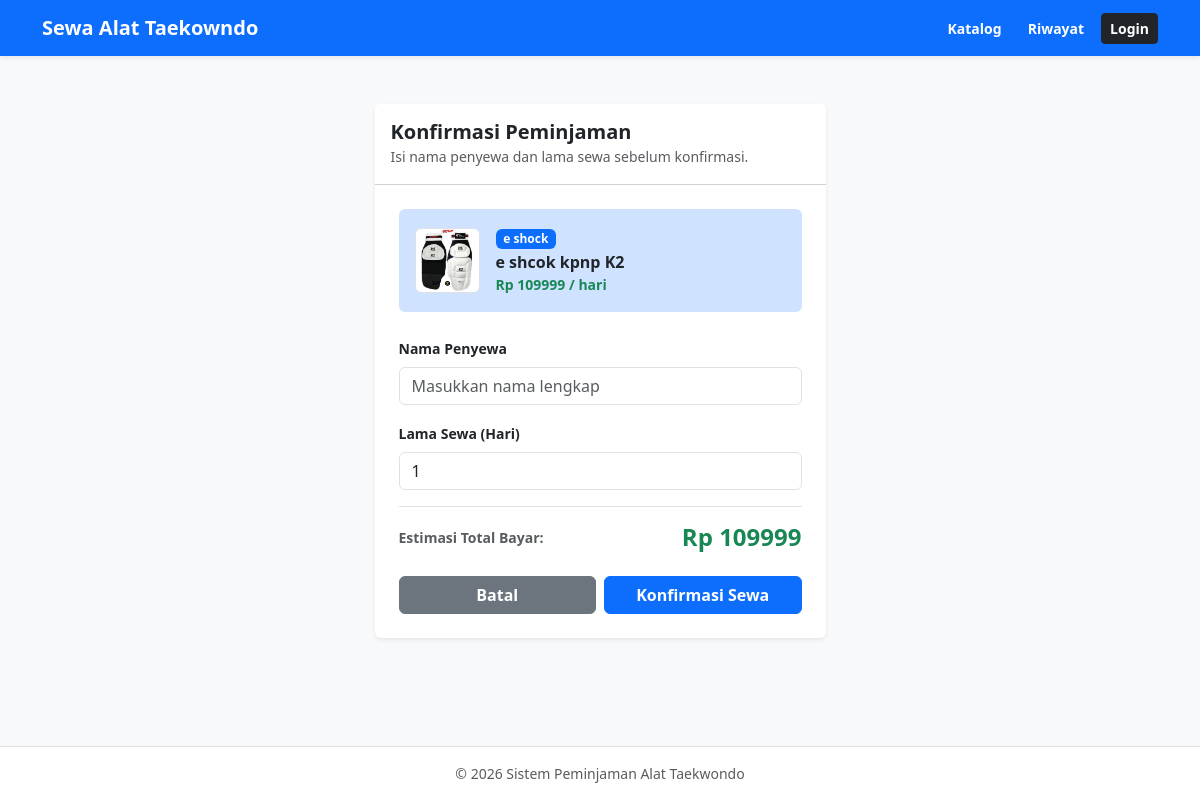
Screenshot of /pembayaran/12/ with the database file from the repository.
### sewa/models.py (models this page shows, shortened)
class Alat(models.Model):
    nama_alat = models.CharField(max_length=100)
    kategori = models.CharField(max_length=50)
    harga_sewa = models.IntegerField()
    stok = models.IntegerField(default=1)
    foto = models.ImageField(upload_to='foto_alat/', blank=True, null=True)

### sewa/views.py (the view, shortened to what this page needs)
# urls.py: path('pembayaran/<int:alat_id>/', views.proses_pembayaran, name='proses_pembayaran'),
def proses_pembayaran(request, alat_id):
    alat = get_object_or_404(Alat, pk=alat_id)
    return render(request, 'sewa/pembayaran.html', {'alat': alat})

### sewa/templates/sewa/pembayaran.html (shortened to what this page needs)
{% extends 'sewa/base.html' %}
{% block content %}
<div class="row justify-content-center my-4">
    <div class="col-12 col-md-7 col-lg-5">
        <div class="card shadow-sm border-0">
            <div class="card-header bg-white py-3">
                <h5 class="fw-bold m-0">Konfirmasi Peminjaman</h5>
                <small class="text-muted">Isi nama penyewa dan lama sewa sebelum konfirmasi.</small>
            </div>
            <div class="card-body p-4">
                <div class="bg-primary-subtle rounded p-3 mb-4 d-flex align-items-center gap-3">
                    {% if alat.foto %}
                        <img src="{{ alat.foto.url }}" alt="{{ alat.nama_alat }}" class="rounded border" style="width: 65px; height: 65px; object-fit: cover;">
                    {% else %}
                        <div class="bg-secondary-subtle text-muted rounded d-flex align-items-center justify-content-center fw-bold small" style="width: 65px; height: 65px;">
                            No Foto
                        </div>
                    {% endif %}
                    <div>
                        <span class="badge bg-primary mb-1">{{ alat.kategori }}</span>
                        <h6 class="fw-bold m-0">{{ alat.nama_alat }}</h6>
                        <span class="text-success fw-bold small">Rp {{ alat.harga_sewa }} / hari</span>
                    </div>
                </div>
                <form method="POST">
                    <div class="mb-3">
                        <label class="form-label small fw-bold">Nama Penyewa</label>
                        <input type="text" name="nama_peminjam" placeholder="Masukkan nama lengkap" class="form-control" required autofocus>
                    </div>
                    <div class="mb-3">
                        <label class="form-label small fw-bold">Lama Sewa (Hari)</label>
                        <input type="number" id="lama_sewa" name="lama_sewa" value="1" min="1" class="form-control" required>
                    </div>
                    <div class="d-flex justify-content-between align-items-center pt-3 border-top mb-4">
                        <span class="text-muted fw-bold small">Estimasi Total Bayar:</span>
                        <h4 id="total_bayar_text" class="text-success fw-bold m-0">Rp {{ alat.harga_sewa }}</h4>
                    </div>
                    <div class="row g-2">
                        <div class="col-6">
                            <a href="{% url 'katalog' %}" class="btn btn-secondary w-100 fw-bold">Batal</a>
                        </div>
                        <div class="col-6">
                            <button type="submit" class="btn btn-primary w-100 fw-bold">Konfirmasi Sewa</button>
                        </div>
                    </div>
                </form>
            </div>
        </div>
    </div>
</div>
{% endblock %}

### rows the page displays
Alat: foto (picture), kategori "e shock", nama_alat "e shcok kpnp K2", harga_sewa "109999"
